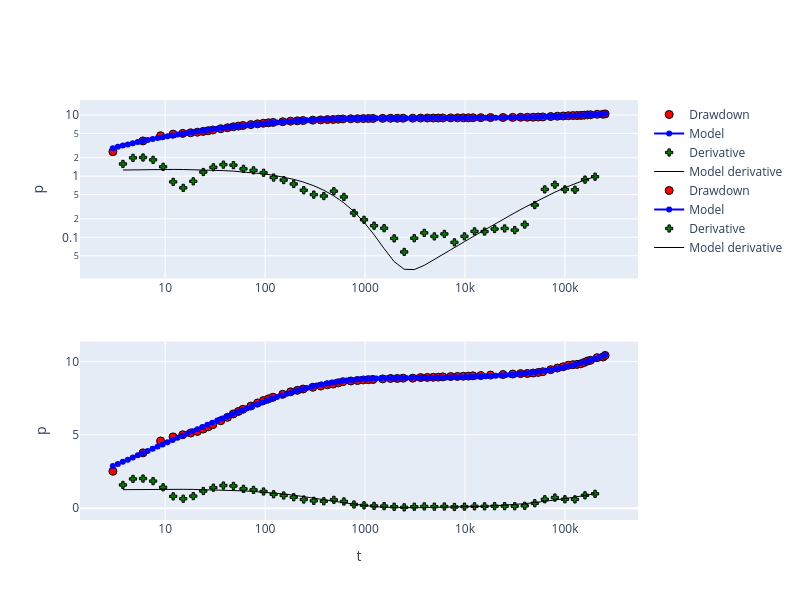

Notebook cell for this chart:
### Code cell
warren.fit_approximation(fitmethod='lm')
warren.trial()
